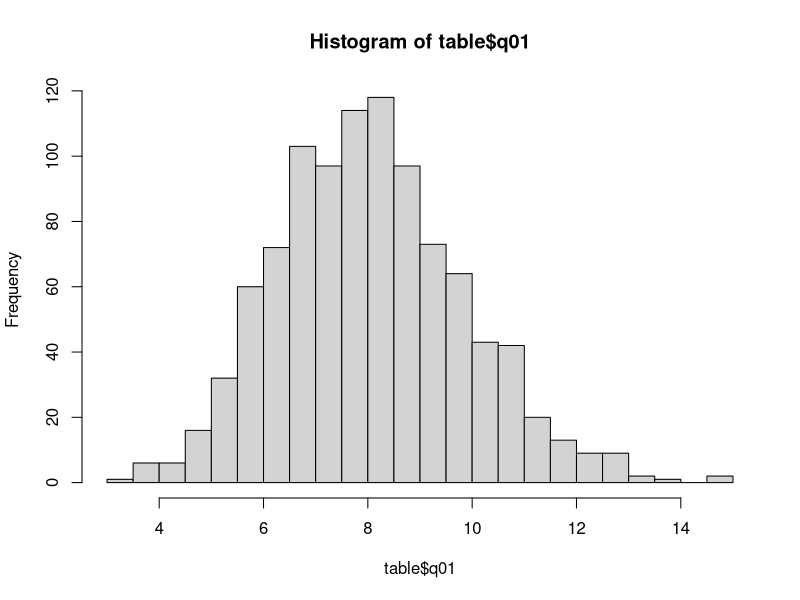
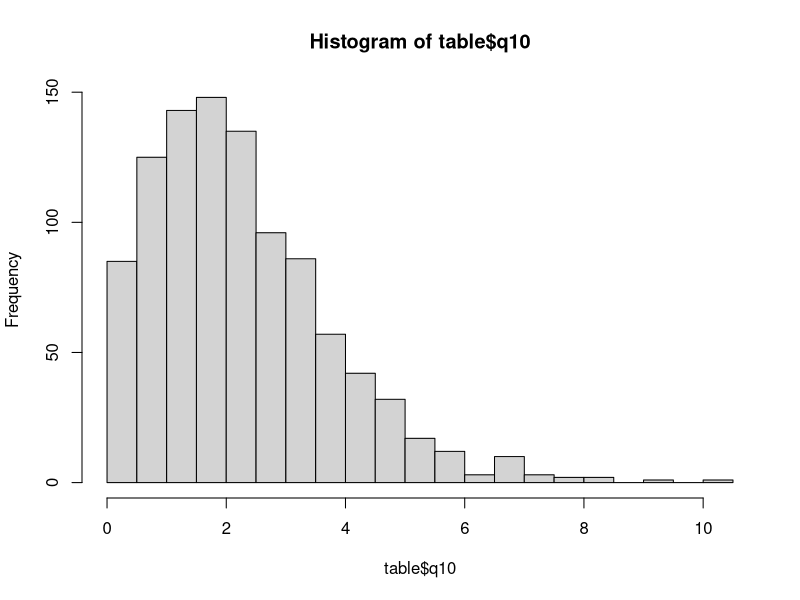
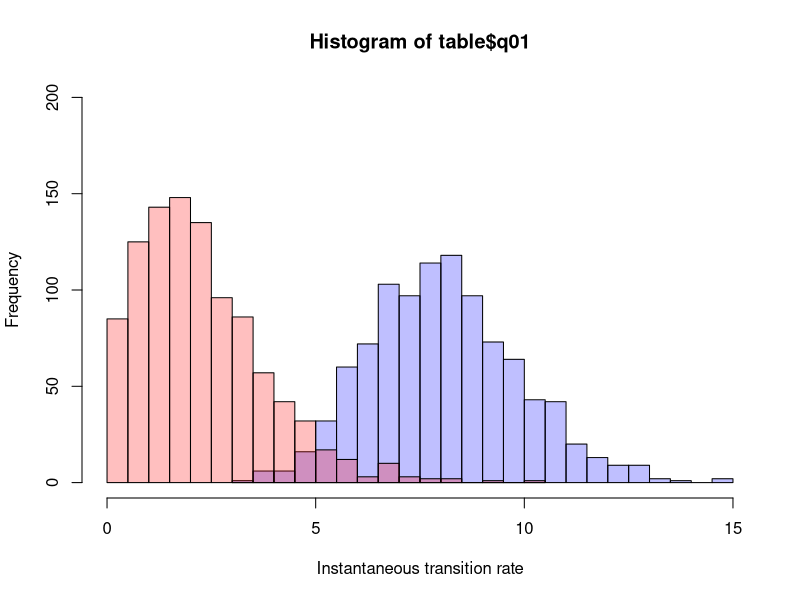

The R script that drew these images, in order:

table <- read.csv("outfile.txt", header = TRUE, sep = "\t")
p1 <- hist(table$q01,breaks=30)
p2 <- hist(table$q10,breaks=20)

# plot the first histogram: rates for scalariform -> simple (purplish color)
plot( p1, col=rgb(0,0,1,1/4), xlim=c(0,15), ylim=c(0,200), xlab="Instantaneous transition rate" )

# add the second: rates for simple -> scalariform (salmon color)
plot( p2, col=rgb(1,0,0,1/4), xlim=c(0,15), ylim=c(0,200), add=T)  

# Two-sample Kolmogorov-Smirnov test
# data:  table$q01 and table$q10
# D^- = 0.923, p-value < 2.2e-16
# alternative hypothesis: the CDF of x lies below that of y
ks.test(table$q01,table$q10,alternative='l')

